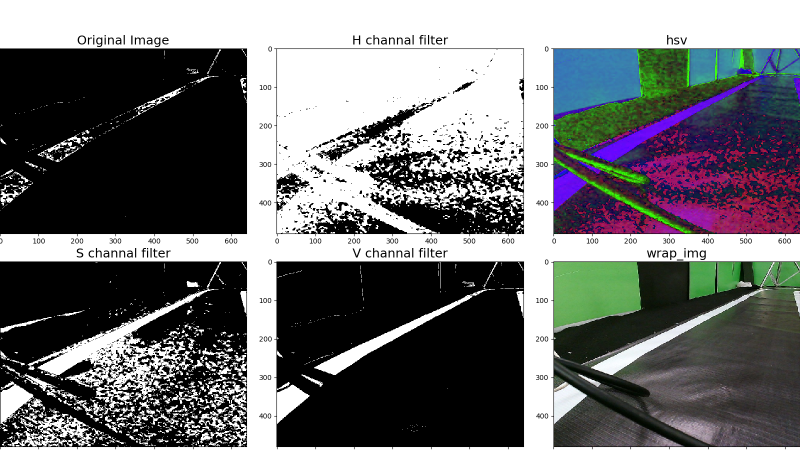
#> input picture utils/Figure_1.png, 1600 x 900 px, given as the content of the folder ./lab_image, which was not available (shown at 1/2 size)
$ python gamma.py
#> lines starting #> are read from the running program, lines starting #| are printed output that depends on the picture; pictures that were not available may be replaced by others from this repository, and a replacement may not be noted
import cv2
import os
import numpy as np
from shutil import copyfile

def gamma_transform(img, gamma):
    hsv = cv2.cvtColor(img, cv2.COLOR_BGR2HSV)
    v_channel = hsv[:, :, 2] * gamma
    v_channel[v_channel > 255] = 255
    v_channel[v_channel < 0] = 0
    hsv[:, :, 2] = v_channel
    img = cv2.cvtColor(hsv, cv2.COLOR_HSV2BGR)
    return img

img_dir = "./lab_image"
annotation_dir = "./lab_image_annotation"
for name in os.listdir(img_dir):
    img = cv2.imread(os.path.join(img_dir, name))
#> img is the input picture: shape (900, 1600, 3); mean B, G, R 114.2, 112.6, 112.1
    dark = gamma_transform(img, 0.5)
#> in gamma_transform, `hsv = cv2.cvtColor(img, cv2.COLOR_BGR2HSV)`: hsv: shape (900, 1600, 3); mean H, S, V 22.7, 31.2, 120.7
#> in gamma_transform, `hsv[:, :, 2] = v_channel`: hsv: shape (900, 1600, 3); mean H, S, V 22.7, 31.2, 60.1
#> in gamma_transform, `img = cv2.cvtColor(hsv, cv2.COLOR_HSV2BGR)`:
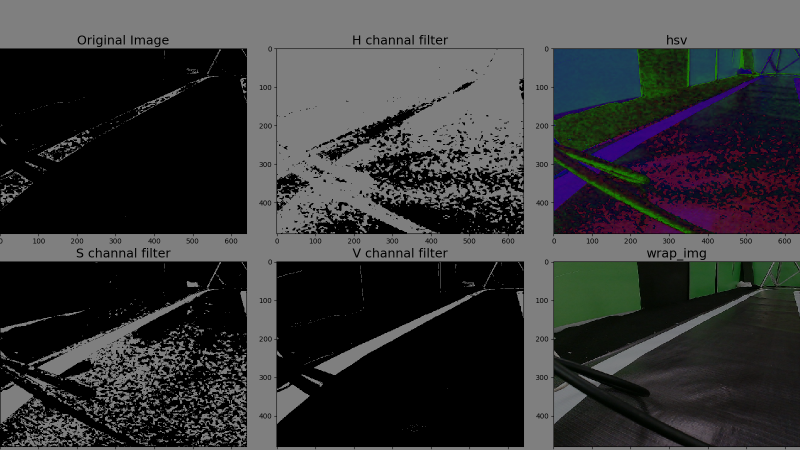
#> img: shape (900, 1600, 3) (shown at 1/2 size); mean B, G, R 56.8, 56, 55.8
    cv2.imwrite(os.path.join(img_dir, "darken_0_"+name), dark)
    sub_name = name.split(".")[0]
    copyfile(os.path.join(annotation_dir, sub_name+".xml"), os.path.join(annotation_dir, "darken_0_"+sub_name+".xml"))

    img = cv2.imread(os.path.join(img_dir, name))
    dark = gamma_transform(img, 0.7)
#> call 2 of gamma_transform, with gamma = 0.7
#> in gamma_transform (call 2), `hsv[:, :, 2] = v_channel`: hsv: shape (900, 1600, 3); mean H, S, V 22.7, 31.2, 84.2
#> in gamma_transform (call 2), `img = cv2.cvtColor(hsv, cv2.COLOR_HSV2BGR)`:
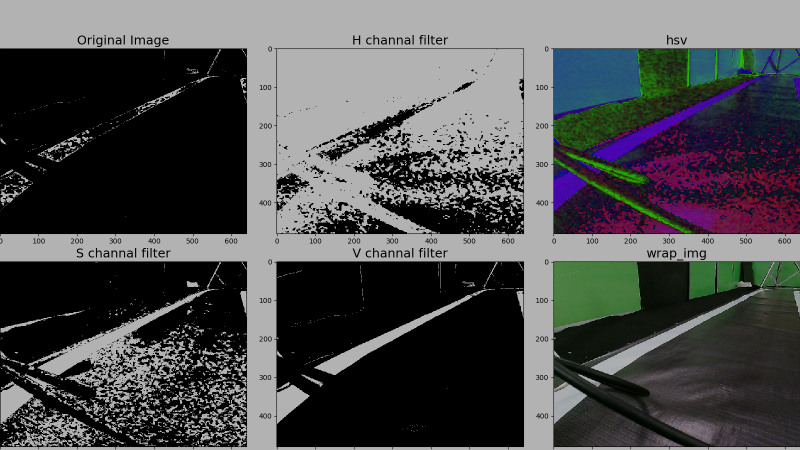
#> img: shape (900, 1600, 3) (shown at 1/2 size); mean B, G, R 79.6, 78.5, 78.1
    cv2.imwrite(os.path.join(img_dir, "darken_1_"+name), dark)
    sub_name = name.split(".")[0]
    copyfile(os.path.join(annotation_dir, sub_name+".xml"), os.path.join(annotation_dir, "darken_1_"+sub_name+".xml"))

    img = cv2.imread(os.path.join(img_dir, name))
    dark = gamma_transform(img, 0.9)
#> call 3 of gamma_transform, with gamma = 0.9
#> in gamma_transform (call 3), `hsv[:, :, 2] = v_channel`: hsv: shape (900, 1600, 3); mean H, S, V 22.7, 31.2, 108.4
#> in gamma_transform (call 3), `img = cv2.cvtColor(hsv, cv2.COLOR_HSV2BGR)`:
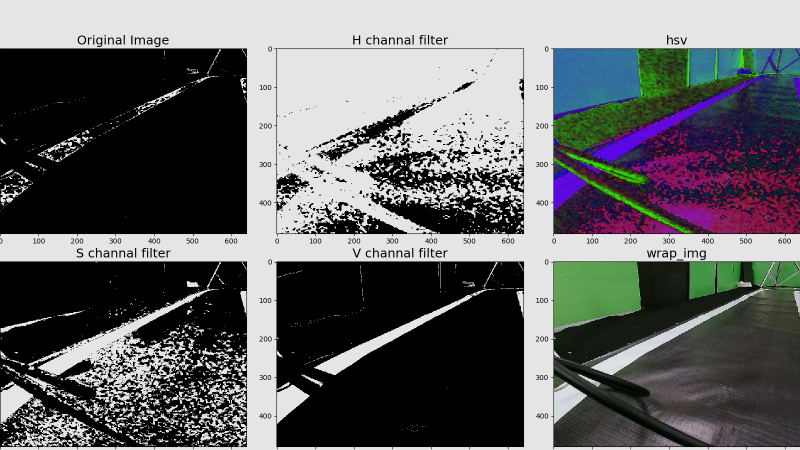
#> img: shape (900, 1600, 3) (shown at 1/2 size); mean B, G, R 102.5, 101, 100.6
    cv2.imwrite(os.path.join(img_dir, "darken_2_"+name), dark)
    sub_name = name.split(".")[0]
    copyfile(os.path.join(annotation_dir, sub_name+".xml"), os.path.join(annotation_dir, "darken_2_"+sub_name+".xml"))

    bright = gamma_transform(img, 1.4)
#> call 4 of gamma_transform, with gamma = 1.4
#> in gamma_transform (call 4), `v_channel[v_channel > 255] = 255`:
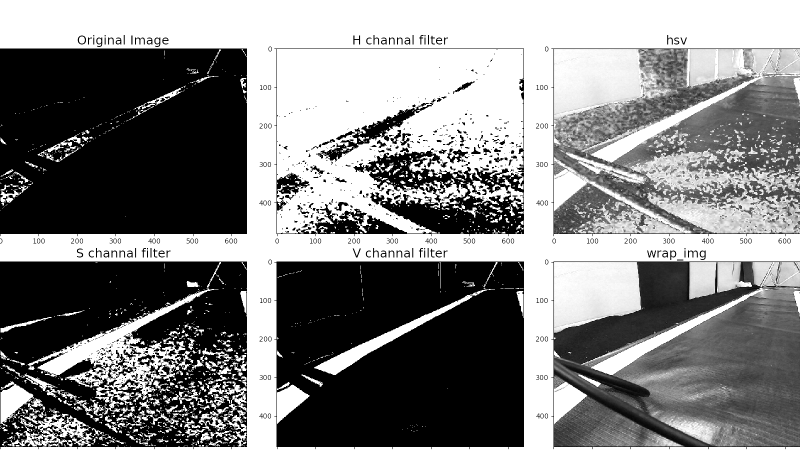
#> v_channel: shape (900, 1600) float64 (shown at 1/2 size); min 0, max 255, mean 130.2
#> in gamma_transform (call 4), `hsv[:, :, 2] = v_channel`: hsv: shape (900, 1600, 3); mean H, S, V 22.7, 31.2, 130.1
#> in gamma_transform (call 4), `img = cv2.cvtColor(hsv, cv2.COLOR_HSV2BGR)`:
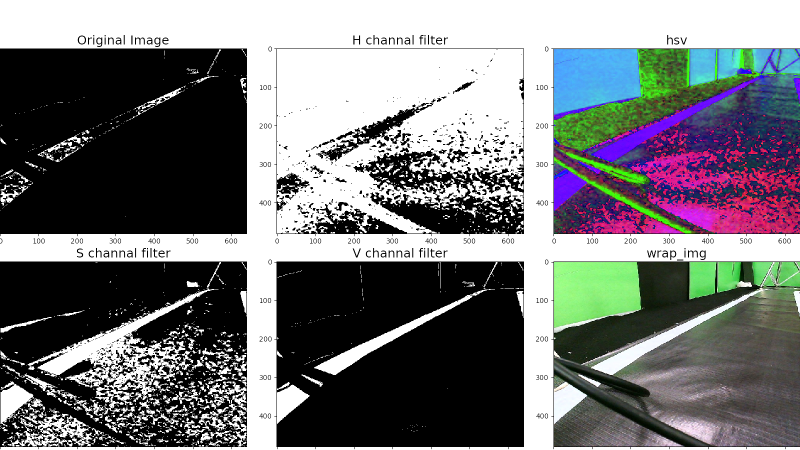
#> img: shape (900, 1600, 3) (shown at 1/2 size); mean B, G, R 121.2, 119.3, 118.6
    cv2.imwrite(os.path.join(img_dir, "brighten_0_"+name), bright)
    sub_name = name.split(".")[0]
    copyfile(os.path.join(annotation_dir, sub_name+".xml"), os.path.join(annotation_dir, "brighten_0_"+sub_name+".xml"))

    bright = gamma_transform(img, 1.6)
#> in gamma_transform (call 5), `v_channel[v_channel > 255] = 255`:
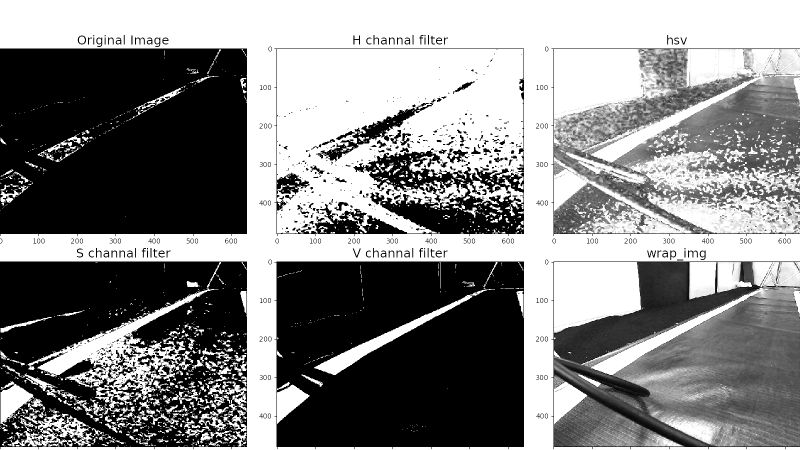
#> v_channel: shape (900, 1600) float64 (shown at 1/2 size); min 0, max 255, mean 133.8
#> in gamma_transform (call 5), `hsv[:, :, 2] = v_channel`: hsv: shape (900, 1600, 3); mean H, S, V 22.7, 31.2, 133.8
#> in gamma_transform (call 5), `img = cv2.cvtColor(hsv, cv2.COLOR_HSV2BGR)`:
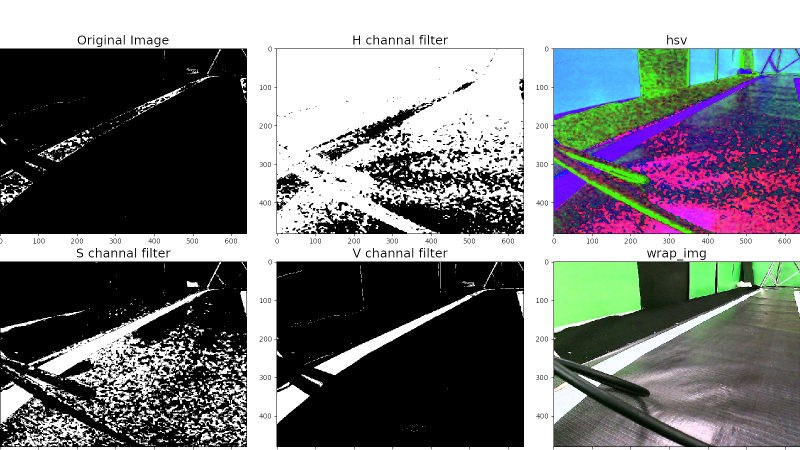
#> img: shape (900, 1600, 3) (shown at 1/2 size); mean B, G, R 123.9, 121.9, 121.2
    cv2.imwrite(os.path.join(img_dir, "brighten_1_"+name), bright)
    sub_name = name.split(".")[0]
    copyfile(os.path.join(annotation_dir, sub_name+".xml"), os.path.join(annotation_dir, "brighten_1_"+sub_name+".xml"))

    bright = gamma_transform(img, 1.8)
#> in gamma_transform (call 6), `hsv[:, :, 2] = v_channel`: hsv: shape (900, 1600, 3); mean H, S, V 22.7, 31.2, 136.3
    cv2.imwrite(os.path.join(img_dir, "brighten_2_"+name), bright)
    sub_name = name.split(".")[0]
    copyfile(os.path.join(annotation_dir, sub_name+".xml"), os.path.join(annotation_dir, "brighten_2_"+sub_name+".xml"))
